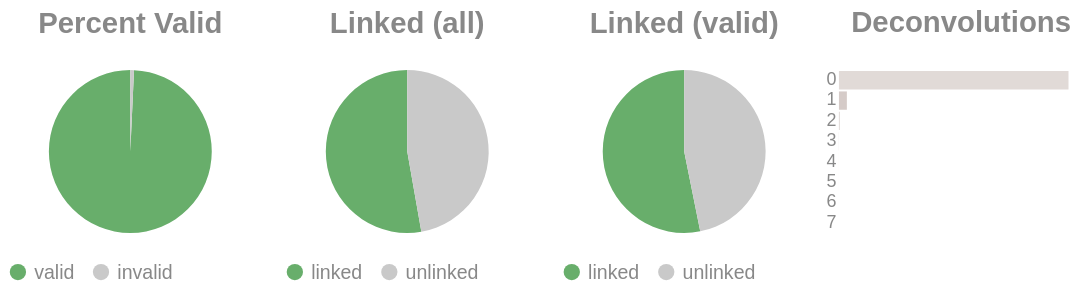

This figure's notebook cell:
### Code cell
if SKIPLR:
    pass
else:
    clash = Counter()
    for i in valids['molecule'].to_list():
        _mol = i.split("-")
        if len(_mol) == 1:
            clash.update('0')
        else:
            clash.update(_mol[-1])

    _d = {"deconvolutions": [], 'count': []}
    for k,v in clash.items():
        _d['deconvolutions'].append(k)
        _d['count'].append(v)

    tot_valid = valids['reads'].sum()
    mask = valids['reads'] >= 2
    n_linked_reads = valids.filter(mask)['reads'].sum()
    if n_linked_reads == 0:
        print_html("No linked molecules (>=2 reads) were detected; skipping linked-only distributions.")
        SKIPLR = True
    else:
        perc_valid = round(tot_valid / n_reads, 4)
        linked_perc_abs = round(n_linked_reads / n_reads, 4)
        linked_perc = round(n_linked_reads / tot_valid, 4)

    _valid = pl.DataFrame({"valids": ['valid', 'invalid'], "count": [tot_valid, n_reads - tot_valid]})
    _linked_abs = pl.DataFrame({"linked (absolute)": ['linked', 'unlinked'], "count": [n_linked_reads, n_reads - n_linked_reads]})
    _linked_rel = pl.DataFrame({"linked (valids)": ['linked', 'unlinked'], "count": [n_linked_reads, tot_valid - n_linked_reads]})

    (
        alt.hconcat(
            piechart(_valid, goodval = 'valid', title = "Percent Valid"),
            piechart(_linked_abs, goodval = "linked", title =  "Linked (all)"),
            piechart(_linked_rel, goodval = "linked", title =  "Linked (valid)"),
            convolutionbar(pl.DataFrame(_d), title = "Deconvolutions"),
            center = True,
            bounds = 'flush'
        )
        .resolve_scale(color='independent')
        .resolve_legend('independent')
        .properties(usermeta={'embedOptions': {"actions": False}})
    ).display()

### Figure 1 — Vega-Lite specification as saved in the notebook (floating-point values rounded to 4 significant figures)
{"width": "container", "height": 400, "config": {"title": {"anchor": "start", "dy": -15, "fontSize": 18, "color": "#888888", "subtitleColor": "#888888", "subtitleFontSize": 14}, "arc": {"fill": "#0072B2"}, "axis": {"domainColor": "#888888", "domainWidth": 0.5, "gridWidth": 0.2, "grid": false, "titleFontWeight": 400, "titleFontSize": 15, "labelFontSize": 11, "labelColor": "#888888", "tickColor": "#888888", "tickWidth": 0.2, "titleColor": "#888888"}, "axisBand": {"grid": false}, "axisX": {"grid": true, "tickSize": 10, "domainCap": "round"}, "axisY": {"domain": false, "grid": true, "tickSize": 0, "domainCap": "round"}, "background": "transparent", "header": {"labelFontSize": 15, "labelColor": "#888888", "titleFontSize": 15, "titleFontWeight": 600, "titleColor": "#888888"}, "legend": {"labelFont": "sans-serif", "labelFontSize": 12, "labelColor": "#888888", "symbolSize": 100, "symbolType": "circle", "titleFontSize": 12, "titlePadding": 10, "titleColor": "#888888", "title": null}, "range": {"category": ["#E69F00", "#56B4E9", "#009E73", "#F0E442", "#0072B2", "#D55E00", "#CC79A7", "#000000"], "diverging": ["#cfe8f3", "#a2d4ec", "#73bfe2", "#46abdb", "#1696d2", "#12719e"]}, "area": {"fill": "#0072B2", "fillOpacity": 0.7, "line": true, "strokeOpacity": 0.7}, "line": {"color": "#0072B2", "stroke": "#0072B2", "strokeWidth": 2}, "trail": {"color": "#0072B2", "stroke": "#0072B2", "strokeWidth": 0, "size": 1}, "point": {"filled": true, "fillOpacity": 1.0, "size": 95}, "text": {"color": "#888888", "fontSize": 11, "align": "right", "fontWeight": 400, "size": 11}, "bar": {"fill": "#0072B2", "stroke": null}, "view": {"stroke": null, "continuousWidth": 660, "continuousHeight": 400}}, "hconcat": [{"data": {"name": "data-142f780523bbe97af6604c14a3abc34e"}, "mark": {"type": "arc"}, "encoding": {"color": {"field": "valids", "legend": {"orient": "bottom", "title": null}, "scale": {"domain": ["valid", "invalid"], "range": ["#68ae6b", "#C9C9C9"]}, "title": "Valids", "type": "nominal"}, "theta": {"field": "count", "type": "quantitative"}, "tooltip": [{"field": "valids", "title": "Valids", "type": "ordinal"}, {"field": "percent", "format": ".2%", "title": "Percent", "type": "quantitative"}, {"field": "count", "title": "Count", "type": "quantitative"}]}, "height": 100, "title": {"text": "Percent Valid", "align": "center", "anchor": "middle"}, "transform": [{"calculate": "datum.count / 5773014", "as": "percent"}], "width": 150}, {"data": {"name": "data-1facb6960cd49087345896d06cfe22f4"}, "mark": {"type": "arc"}, "encoding": {"color": {"field": "linked (absolute)", "legend": {"orient": "bottom", "title": null}, "scale": {"domain": ["linked", "unlinked"], "range": ["#68ae6b", "#C9C9C9"]}, "title": "Linked (Absolute)", "type": "nominal"}, "theta": {"field": "count", "type": "quantitative"}, "tooltip": [{"field": "linked (absolute)", "title": "Linked (Absolute)", "type": "ordinal"}, {"field": "percent", "format": ".2%", "title": "Percent", "type": "quantitative"}, {"field": "count", "title": "Count", "type": "quantitative"}]}, "height": 100, "title": {"text": "Linked (all)", "align": "center", "anchor": "middle"}, "transform": [{"calculate": "datum.count / 5773014", "as": "percent"}], "width": 150}, {"data": {"name": "data-f062296848aa539d0666bab483591092"}, "mark": {"type": "arc"}, "encoding": {"color": {"field": "linked (valids)", "legend": {"orient": "bottom", "title": null}, "scale": {"domain": ["linked", "unlinked"], "range": ["#68ae6b", "#C9C9C9"]}, "title": "Linked (Valids)", "type": "nominal"}, "theta": {"field": "count", "type": "quantitative"}, "tooltip": [{"field": "linked (valids)", "title": "Linked (Valids)", "type": "ordinal"}, {"field": "percent", "format": ".2%", "title": "Percent", "type": "quantitative"}, {"field": "count", "title": "Count", "type": "quantitative"}]}, "height": 100, "title": {"text": "Linked (valid)", "align": "center", "anchor": "middle"}, "transform": [{"calculate": "datum.count / 5731179", "as": "percent"}], "width": 150}, {"data": {"name": "data-4ea9b551be7f526e598e2651eb7e035c"}, "mark": {"type": "bar"}, "encoding": {"color": {"field": "deconvolutions", "legend": null, "scale": {"scheme": "lightgreyred"}, "type": "nominal"}, "tooltip": [{"field": "deconvolutions", "title": "Deconvolutions", "type": "ordinal"}, {"field": "percent", "format": ".2%", "title": "Percent", "type": "quantitative"}, {"field": "count", "title": "Count", "type": "quantitative"}], "x": {"axis": null, "field": "count", "type": "quantitative"}, "y": {"field": "deconvolutions", "sort": "ascending", "title": null, "type": "nominal"}}, "height": 100, "title": {"text": "Deconvolutions", "align": "center", "anchor": "middle"}, "transform": [{"calculate": "datum.count / 3410913", "as": "percent"}], "width": 150}], "bounds": "flush", "center": true, "resolve": {"legend": {"angle": "independent"}, "scale": {"color": "independent"}}, "usermeta": {"embedOptions": {"actions": false}}, "$schema": "https://vega.github.io/schema/vega-lite/v6.1.0.json", "datasets": {"data-142f780523bbe97af6604c14a3abc34e": [{"valids": "valid", "count": 5731179}, {"valids": "invalid", "count": 41835}], "data-1facb6960cd49087345896d06cfe22f4": [{"linked (absolute)": "linked", "count": 3046541}, {"linked (absolute)": "unlinked", "count": 2726473}], "data-f062296848aa539d0666bab483591092": [{"linked (valids)": "linked", "count": 3046541}, {"linked (valids)": "unlinked", "count": 2684638}], "data-4ea9b551be7f526e598e2651eb7e035c": [{"deconvolutions": "0", "count": 3288355}, {"deconvolutions": "1", "count": 113515}, {"deconvolutions": "2", "count": 7903}, {"deconvolutions": "3", "count": 915}, {"deconvolutions": "4", "count": 165}, {"deconvolutions": "5", "count": 42}, {"deconvolutions": "6", "count": 14}, {"deconvolutions": "7", "count": 4}]}}
